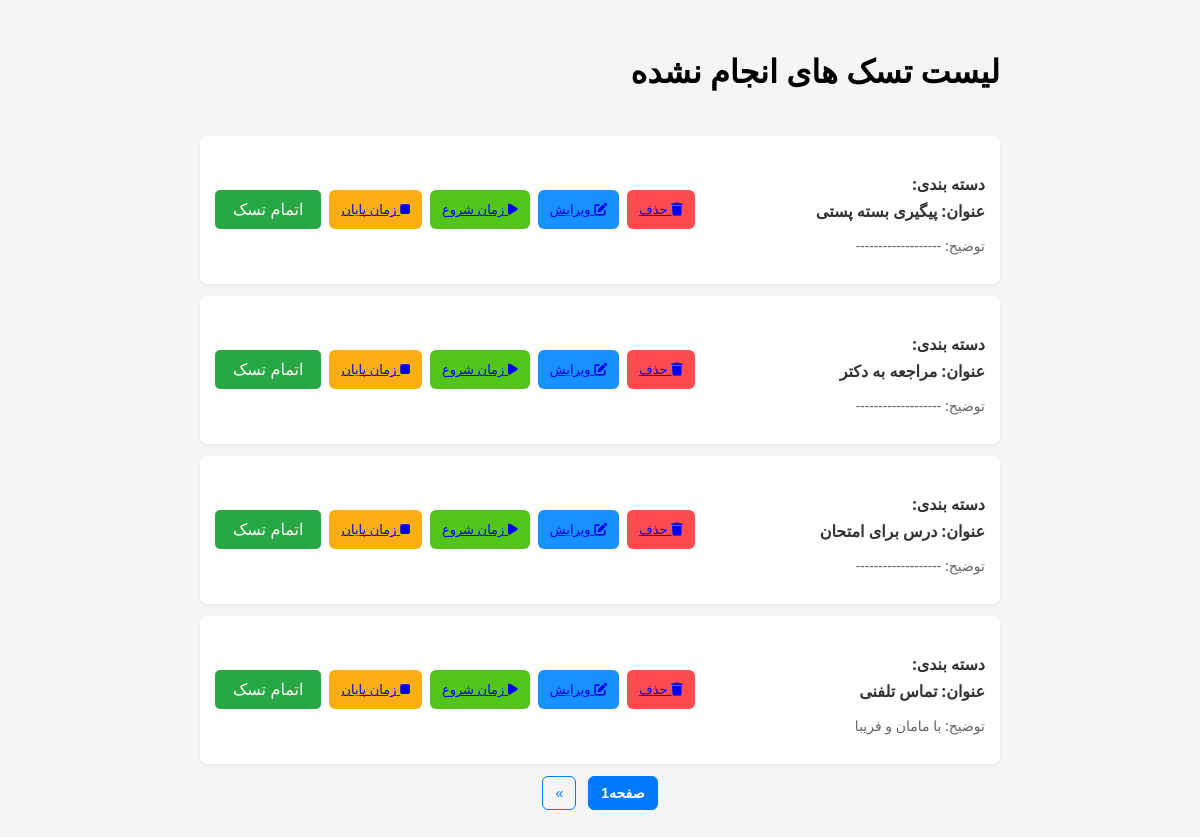
/plan/list_task_not_done, run on an earlier commit of the app's database.
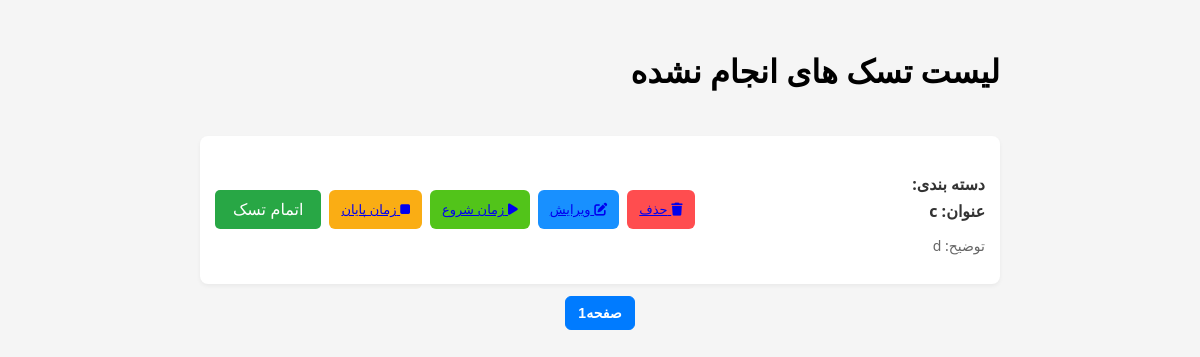
And on a later commit of the database.
### todolist_app/models.py (models this page shows, shortened)
class Task(models.Model):
    category=models.ForeignKey(Category,on_delete=models.CASCADE)
    title=models.CharField(max_length=20)
    description=models.TextField(max_length=150,null=True,blank=True)
    datetime_start=models.DateTimeField(null=True,blank=True)
    datetime_end=models.DateTimeField(null=True,blank=True)
    situation=models.BooleanField(default=False)

### todolist_app/views.py (the view)
# urls.py: path("list_task_not_done",views.list_task_not_done,name="list_not_done"),
def list_task_not_done(request):
    list_task=Task.objects.filter(situation=False).order_by('-id')
    paginator=Paginator(list_task,4)
    page=request.GET.get('page')
    page_obj=paginator.get_page(page)
    return render(request,"todolist_app/do_not.html",context={"page_obj":page_obj})

### todolist_app/templates/todolist_app/do_not.html (shortened to what this page needs)
{%  load static  %}
<!DOCTYPE html>
<html lang="fa" dir="rtl">
<head>
    <link rel="stylesheet" href="{%  static  "template/css/do_not.css"   %}">
    <link rel="stylesheet" href="https://cdnjs.cloudflare.com/ajax/libs/font-awesome/6.0.0/css/all.min.css">
</head>
<body>
    <div class="task-list">
         <h1 >لیست تسک های انجام نشده</h1>
         <br>
         {% if page_obj  %}
         {% for task in page_obj   %}
        <div class="task-item">
            <div class="task-content">
               <br>
                <div class="task-title">دسته بندی: {{task.category.name}}</div>
                <div class="task-title">عنوان: {{task.title}}</div>
               <div>
                {%  if task.description  %}
                <p class="task-description">توضیح: {{ task.description }} </p>
                {%  else %}
                <p class="task-description">توضیح: ------------------- </p>
                {% endif %}
                </div>
            </div>
            <div class="task-actions">
                <button  class="task-btn delete-btn">
                   <a href="{%  url "todolist_app:delete"  task.id  %}"> <i class="fas fa-trash"></i> حذف</a>
                </button>
               <button class="task-btn edit-btn">
               <a href="{%  url  "todolist_app:edit" task.id  %}">  <i class="fas fa-edit"></i> ویرایش  </a>
                </button>
                <button class="task-btn start-btn">
                   <a href="{%  url  "todolist_app:start" task.id   %}"><i class="fas fa-play"></i> زمان شروع</a>
                </button>
                <button class="task-btn end-btn">
                <a href="{%  url    "todolist_app:end" task.id  %}"><i class="fas fa-stop"></i> زمان پایان</a>
                </button>
                <a href="{%  url  "todolist_app:complete_task"  task.id  %}"><button class="task-complete-btn">اتمام تسک</button></a>
            </div>
        </div>
    {%  endfor   %}
    <div class="pagination-wrapper">
   <div class="custom-pagination">
       <span class="page-number active"> صفحه{{ page_obj.number }}</span>
    {% if page_obj.has_next %}
        <a href="?page={{ page_obj.next_page_number }}" class="page-button"> »    </a>
    {% endif %}
   {% else %}
   <br>
  <p>تسکی اضافه نشده است</p>
   {%  endif  %}
      </div>
   </div>
   </div>
</body>
</html>

What changed in the data, as far as the page shows it:
no longer on this page (row edited): Task: title "پیگیری بسته پستی", description "توضیح: -------------------"
no longer on this page (row edited): Task: title "مراجعه به دکتر", description "توضیح: -------------------"
no longer on this page (row edited): Task: title "درس برای امتحان", description "توضیح: -------------------"
removed Task: title "تماس تلفنی", description "با مامان و فریبا"
added Task: title "c", description "d"
